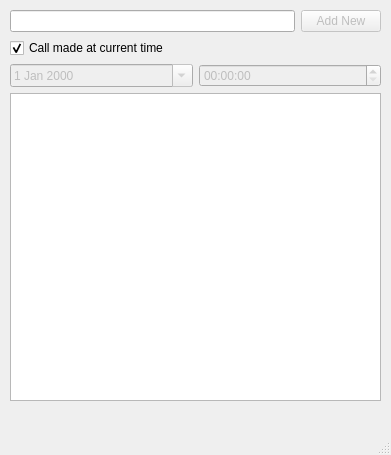
<ui version="4.0" >
 <class>PhoneWindow</class>
 <widget class="QMainWindow" name="PhoneWindow" >
  <property name="geometry" >
   <rect>
    <x>0</x>
    <y>0</y>
    <width>391</width>
    <height>455</height>
   </rect>
  </property>
  <property name="windowTitle" >
   <string>Phone number Tracker</string>
  </property>
  <property name="windowIcon" >
   <iconset>
    <normaloff>phone.png</normaloff>phone.png</iconset>
  </property>
  <widget class="QWidget" name="centralwidget" >
   <widget class="QWidget" name="" >
    <property name="geometry" >
     <rect>
      <x>10</x>
      <y>10</y>
      <width>371</width>
      <height>411</height>
     </rect>
    </property>
    <layout class="QGridLayout" name="gridLayout_2" >
     <item row="0" column="0" >
      <layout class="QVBoxLayout" name="verticalLayout" >
       <item>
        <layout class="QHBoxLayout" name="horizontalLayout" >
         <item>
          <widget class="QLineEdit" name="number" >
           <property name="focusPolicy" >
            <enum>Qt::StrongFocus</enum>
           </property>
           <property name="contextMenuPolicy" >
            <enum>Qt::NoContextMenu</enum>
           </property>
           <property name="inputMask" >
            <string/>
           </property>
           <property name="text" >
            <string/>
           </property>
          </widget>
         </item>
         <item>
          <widget class="QPushButton" name="addCall" >
           <property name="enabled" >
            <bool>false</bool>
           </property>
           <property name="text" >
            <string>Add New</string>
           </property>
          </widget>
         </item>
        </layout>
       </item>
       <item>
        <layout class="QGridLayout" name="gridLayout" >
         <item row="0" column="0" colspan="2" >
          <widget class="QCheckBox" name="callMade" >
           <property name="text" >
            <string>Call made at current time</string>
           </property>
           <property name="checked" >
            <bool>true</bool>
           </property>
          </widget>
         </item>
         <item row="1" column="0" >
          <widget class="QDateEdit" name="dateEdit" >
           <property name="enabled" >
            <bool>false</bool>
           </property>
           <property name="maximumDateTime" >
            <datetime>
             <hour>23</hour>
             <minute>59</minute>
             <second>59</second>
             <year>7999</year>
             <month>11</month>
             <day>30</day>
            </datetime>
           </property>
           <property name="displayFormat" >
            <string>d MMM yyyy</string>
           </property>
           <property name="calendarPopup" >
            <bool>true</bool>
           </property>
          </widget>
         </item>
         <item row="1" column="1" >
          <widget class="QTimeEdit" name="timeEdit" >
           <property name="enabled" >
            <bool>false</bool>
           </property>
           <property name="calendarPopup" >
            <bool>true</bool>
           </property>
          </widget>
         </item>
        </layout>
       </item>
      </layout>
     </item>
     <item row="1" column="0" >
      <widget class="QTableView" name="callList" >
       <property name="frameShadow" >
        <enum>QFrame::Raised</enum>
       </property>
       <property name="alternatingRowColors" >
        <bool>true</bool>
       </property>
       <property name="selectionMode" >
        <enum>QAbstractItemView::SingleSelection</enum>
       </property>
       <property name="selectionBehavior" >
        <enum>QAbstractItemView::SelectItems</enum>
       </property>
       <property name="showGrid" >
        <bool>false</bool>
       </property>
       <property name="cornerButtonEnabled" >
        <bool>false</bool>
       </property>
      </widget>
     </item>
     <item row="2" column="0" >
      <widget class="QLabel" name="statusMessage" >
       <property name="text" >
        <string/>
       </property>
      </widget>
     </item>
    </layout>
   </widget>
  </widget>
  <widget class="QMenuBar" name="menubar" >
   <property name="geometry" >
    <rect>
     <x>0</x>
     <y>0</y>
     <width>391</width>
     <height>26</height>
    </rect>
   </property>
  </widget>
  <widget class="QStatusBar" name="statusbar" />
 </widget>
 <resources/>
 <connections>
  <connection>
   <sender>number</sender>
   <signal>returnPressed()</signal>
   <receiver>addCall</receiver>
   <slot>click()</slot>
   <hints>
    <hint type="sourcelabel" >
     <x>203</x>
     <y>48</y>
    </hint>
    <hint type="destinationlabel" >
     <x>352</x>
     <y>52</y>
    </hint>
   </hints>
  </connection>
 </connections>
</ui>
